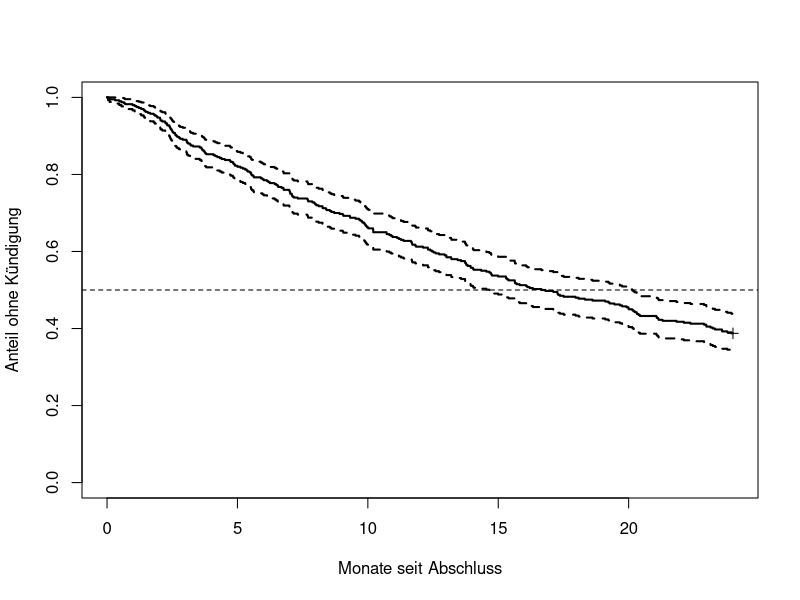
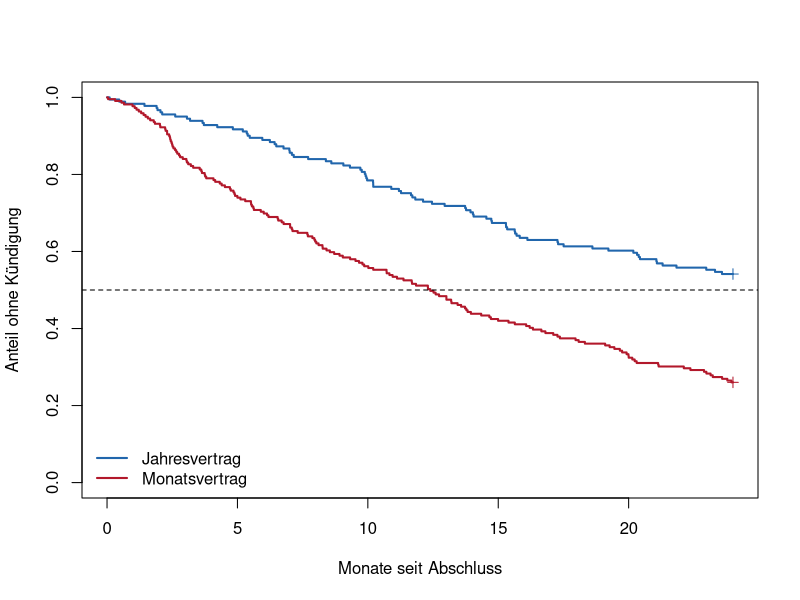

Write the R code that produced these figures, in order.
## ---- chunk 1
#| label: setup-r
#| include: false
library(survival)

set.seed(2026)

# Beispieldaten: Abos eines Fitnessstudios, Stichtag nach 24 Monaten.
# Monatsabos kuendigen haeufiger, groessere Distanz erhoeht das Risiko.
n <- 400
vertrag <- factor(sample(c("Jahr", "Monat"), n, replace = TRUE, prob = c(0.45, 0.55)),
                  levels = c("Jahr", "Monat"))
distanz <- round(runif(n, 0.5, 15), 1)
rate <- 0.018 * exp(0.85 * (vertrag == "Monat") + 0.045 * distanz)
zeit_ereignis <- rexp(n, rate)
stichtag <- 24

abo <- data.frame(
  zeit = pmin(zeit_ereignis, stichtag),
  status = as.integer(zeit_ereignis <= stichtag),
  vertrag = vertrag,
  distanz = distanz
)
## ---- chunk 2
#| label: voraussetzungen-km-r
# Wie viele Ereignisse, wie viele zensiert, und wann wird zensiert
table(status = abo$status)
round(prop.table(table(abo$status)), 3)

# Zensierung tritt hier nur am Stichtag auf, das ist der unbedenkliche Fall
range(abo$zeit[abo$status == 0])
## ---- chunk 3
#| label: durchfuehrung-km-r
kurve <- survfit(Surv(zeit, status) ~ 1, data = abo)
kurve

summary(kurve, times = c(3, 6, 12, 18, 24))
## ---- chunk 4
#| label: fig-szenario-a-km-r
#| fig-cap: "Überlebenskurve mit Konfidenzband. Die senkrechten Markierungen sind zensierte Beobachtungen."
plot(kurve, xlab = "Monate seit Abschluss", ylab = "Anteil ohne Kündigung",
     mark.time = TRUE, conf.int = TRUE, lwd = 2, ylim = c(0, 1))
abline(h = 0.5, lty = 2)
## ---- chunk 5
#| label: fig-szenario-b-km-r
#| fig-cap: "Getrennte Kurven nach Vertragsart, mit Anzahl unter Risiko in der Beschriftung."
kurve_gruppen <- survfit(Surv(zeit, status) ~ vertrag, data = abo)
kurve_gruppen

plot(kurve_gruppen, col = c("#2166ac", "#b2182b"), lwd = 2, mark.time = TRUE,
     xlab = "Monate seit Abschluss", ylab = "Anteil ohne Kündigung", ylim = c(0, 1))
legend("bottomleft", legend = c("Jahresvertrag", "Monatsvertrag"),
       col = c("#2166ac", "#b2182b"), lwd = 2, bty = "n")
abline(h = 0.5, lty = 2)
## ---- chunk 6
#| label: szenario-c-km-r
# Nur Jahresvertraege in Studionaehe: geringes Risiko, kurzer Beobachtungszeitraum
treue <- subset(abo, vertrag == "Jahr" & distanz < 5)

kurve_treue <- survfit(Surv(zeit, status) ~ 1, data = treue)
kurve_treue

# Anzahl unter Risiko gegen Ende
summary(kurve_treue, times = c(6, 12, 18, 24))$n.risk
